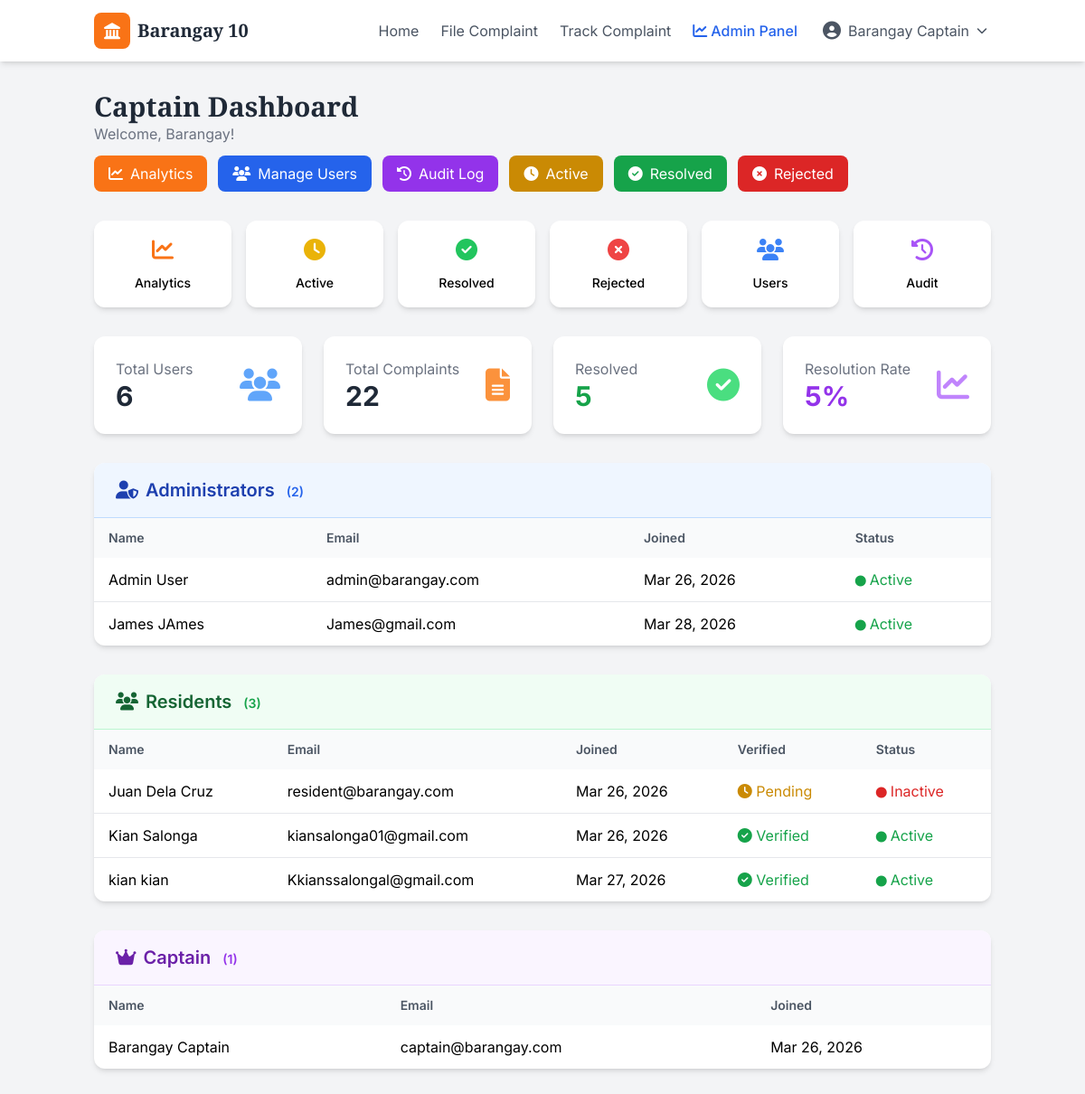
The app's page /captain-dashboard/ (signed in) with its own data.
### accounts/models.py (models this page shows, shortened)
class User(AbstractUser):
    username = None
    email = models.EmailField(unique=True)
    ROLE_CHOICES = [
        ('resident', 'Resident'),
        ('admin', 'Admin'),
        ('captain', 'Captain'),
    ]
    role = models.CharField(max_length=20, choices=ROLE_CHOICES, default='resident')
    first_name = models.CharField(max_length=150)
    last_name = models.CharField(max_length=150)
    is_verified = models.BooleanField(default=False)
    verification_code = models.CharField(max_length=6, blank=True, null=True)
    verification_code_created_at = models.DateTimeField(blank=True, null=True)
    USERNAME_FIELD = 'email'
    REQUIRED_FIELDS = ['first_name', 'last_name']
    objects = UserManager()
    def is_admin(self):
        return self.role in ['admin', 'captain']
    def is_captain(self):
        return self.role == 'captain'

### complaints/views.py (the view)
# urls.py: path('captain-dashboard/', views.captain_dashboard, name='captain_dashboard'),
@login_required
@user_passes_test(lambda u: u.is_captain())
def captain_dashboard(request):
    from accounts.models import User
    residents = User.objects.filter(role='resident')
    admins = User.objects.filter(role='admin')
    captains = User.objects.filter(role='captain')
    total_complaints = Complaint.objects.filter(is_spam=False).count()
    resolved_complaints = Complaint.objects.filter(status='resolved', is_spam=False).count()
    context = {
        'residents': residents,
        'admins': admins,
        'captains': captains,
        'total_residents': residents.count(),
        'total_admins': admins.count(),
        'total_captains': captains.count(),
        'total_users': User.objects.count(),
        'total_complaints': total_complaints,
        'resolved_complaints': resolved_complaints,
    }
    return render(request, 'complaints/captain_dashboard.html', context)

### templates/complaints/captain_dashboard.html (shortened to what this page needs)
{% extends 'base.html' %}
{% block content %}
<div class="bg-gray-100 min-h-screen py-8">
    <div class="container mx-auto px-4">
        <div class="flex justify-between items-center mb-8 flex-wrap gap-3">
            <div>
                <h1 class="text-3xl font-display font-bold text-gray-800">Captain Dashboard</h1>
                <p class="text-gray-500">Welcome, {{ user.first_name|default:user.username }}!</p>
            </div>
            <div class="flex gap-3 flex-wrap">
                <a href="{% url 'admin_dashboard' %}" class="bg-orange-500 text-white px-4 py-2 rounded-lg hover:bg-orange-600">
                    <i class="fas fa-chart-line mr-2"></i>Analytics
                </a>
                <a href="{% url 'manage_users' %}" class="bg-blue-600 text-white px-4 py-2 rounded-lg hover:bg-blue-700">
                    <i class="fas fa-users mr-2"></i>Manage Users
                </a>
                <a href="{% url 'audit_log' %}" class="bg-purple-600 text-white px-4 py-2 rounded-lg hover:bg-purple-700">
                    <i class="fas fa-history mr-2"></i>Audit Log
                </a>
                <a href="{% url 'pending_complaints' %}" class="bg-yellow-600 text-white px-4 py-2 rounded-lg hover:bg-yellow-700">
                    <i class="fas fa-clock mr-2"></i>Active
                </a>
                <a href="{% url 'resolved_complaints' %}" class="bg-green-600 text-white px-4 py-2 rounded-lg hover:bg-green-700">
                    <i class="fas fa-check-circle mr-2"></i>Resolved
                </a>
                <a href="{% url 'rejected_complaints' %}" class="bg-red-600 text-white px-4 py-2 rounded-lg hover:bg-red-700">
                    <i class="fas fa-times-circle mr-2"></i>Rejected
                </a>
            </div>
        </div>
        <div class="grid grid-cols-1 md:grid-cols-6 gap-4 mb-8">
            <a href="{% url 'admin_dashboard' %}" class="bg-white rounded-xl shadow-md p-4 text-center hover:shadow-lg transition">
                <i class="fas fa-chart-line text-orange-500 text-2xl mb-2 block"></i>
                <span class="text-sm font-medium">Analytics</span>
            </a>
            <a href="{% url 'pending_complaints' %}" class="bg-white rounded-xl shadow-md p-4 text-center hover:shadow-lg transition">
                <i class="fas fa-clock text-yellow-500 text-2xl mb-2 block"></i>
                <span class="text-sm font-medium">Active</span>
            </a>
            <a href="{% url 'resolved_complaints' %}" class="bg-white rounded-xl shadow-md p-4 text-center hover:shadow-lg transition">
                <i class="fas fa-check-circle text-green-500 text-2xl mb-2 block"></i>
                <span class="text-sm font-medium">Resolved</span>
            </a>
            <a href="{% url 'rejected_complaints' %}" class="bg-white rounded-xl shadow-md p-4 text-center hover:shadow-lg transition">
                <i class="fas fa-times-circle text-red-500 text-2xl mb-2 block"></i>
                <span class="text-sm font-medium">Rejected</span>
            </a>
            <a href="{% url 'manage_users' %}" class="bg-white rounded-xl shadow-md p-4 text-center hover:shadow-lg transition">
                <i class="fas fa-users text-blue-500 text-2xl mb-2 block"></i>
                <span class="text-sm font-medium">Users</span>
            </a>
            <a href="{% url 'audit_log' %}" class="bg-white rounded-xl shadow-md p-4 text-center hover:shadow-lg transition">
                <i class="fas fa-history text-purple-500 text-2xl mb-2 block"></i>
                <span class="text-sm font-medium">Audit</span>
            </a>
        </div>
        <div class="grid grid-cols-1 md:grid-cols-4 gap-6 mb-8">
            <div class="bg-white rounded-xl shadow-md p-6 stat-card">
                <div class="flex items-center justify-between">
                    <div>
                        <p class="text-gray-500">Total Users</p>
                        <p class="text-3xl font-bold text-gray-800">{{ total_users }}</p>
                    </div>
                    <i class="fas fa-users text-4xl text-blue-400"></i>
                </div>
            </div>
            <div class="bg-white rounded-xl shadow-md p-6 stat-card">
                <div class="flex items-center justify-between">
                    <div>
                        <p class="text-gray-500">Total Complaints</p>
                        <p class="text-3xl font-bold text-gray-800">{{ total_complaints }}</p>
                    </div>
                    <i class="fas fa-file-alt text-4xl text-orange-400"></i>
                </div>
            </div>
            <div class="bg-white rounded-xl shadow-md p-6 stat-card">
                <div class="flex items-center justify-between">
                    <div>
                        <p class="text-gray-500">Resolved</p>
                        <p class="text-3xl font-bold text-green-600">{{ resolved_complaints }}</p>
                    </div>
                    <i class="fas fa-check-circle text-4xl text-green-400"></i>
                </div>
            </div>
            <div class="bg-white rounded-xl shadow-md p-6 stat-card">
                <div class="flex items-center justify-between">
                    <div>
                        <p class="text-gray-500">Resolution Rate</p>
                        <p class="text-3xl font-bold text-purple-600">
                            {% if total_complaints > 0 %}
                                {{ resolved_complaints|floatformat:0 }}%
                            {% else %}
                                0%
                            {% endif %}
                        </p>
                    </div>
                    <i class="fas fa-chart-line text-4xl text-purple-400"></i>
                </div>
            </div>
        </div>
        <div class="bg-white rounded-xl shadow-md overflow-hidden mb-8">
            <div class="px-6 py-4 bg-blue-50 border-b border-blue-200">
                <h2 class="text-xl font-semibold text-blue-800">
                    <i class="fas fa-user-shield mr-2"></i>Administrators
                    <span class="text-sm text-blue-600 ml-2">({{ total_admins }})</span>
                </h2>
            </div>
            <div class="overflow-x-auto">
                <table class="w-full">
                    <thead class="bg-gray-50">
                        <tr>
                            <th class="px-4 py-3 text-left text-sm font-semibold text-gray-600">Name</th>
                            <th class="px-4 py-3 text-left text-sm font-semibold text-gray-600">Email</th>
                            <th class="px-4 py-3 text-left text-sm font-semibold text-gray-600">Joined</th>
                            <th class="px-4 py-3 text-left text-sm font-semibold text-gray-600">Status</th>
                        </tr>
                    </thead>
                    <tbody class="divide-y divide-gray-200">
                        {% for admin in admins %}
                        <tr class="hover:bg-gray-50">
                            <td class="px-4 py-3">{{ admin.first_name }} {{ admin.last_name }}</td>
                            <td class="px-4 py-3">{{ admin.email }}</td>
                            <td class="px-4 py-3">{{ admin.date_joined|date:"M d, Y" }}</td>
                            <td class="px-4 py-3">
                                {% if admin.is_active %}
                                    <span class="text-green-600"><i class="fas fa-circle text-xs mr-1"></i>Active</span>
                                {% else %}
                                    <span class="text-red-600"><i class="fas fa-circle text-xs mr-1"></i>Inactive</span>
                                {% endif %}
                            </td>
                        </tr>
                        {% empty %}
                        <tr><td colspan="4" class="px-4 py-8 text-center text-gray-500">No administrators found.</td></tr>
                        {% endfor %}
                    </tbody>
                </table>
            </div>
        </div>
        <div class="bg-white rounded-xl shadow-md overflow-hidden mb-8">
            <div class="px-6 py-4 bg-green-50 border-b border-green-200">
                <h2 class="text-xl font-semibold text-green-800">
                    <i class="fas fa-users mr-2"></i>Residents
                    <span class="text-sm text-green-600 ml-2">({{ total_residents }})</span>
                </h2>
            </div>
            <div class="overflow-x-auto">
                <table class="w-full">
                    <thead class="bg-gray-50">
                        <tr>
                            <th class="px-4 py-3 text-left text-sm font-semibold text-gray-600">Name</th>
                            <th class="px-4 py-3 text-left text-sm font-semibold text-gray-600">Email</th>
                            <th class="px-4 py-3 text-left text-sm font-semibold text-gray-600">Joined</th>
                            <th class="px-4 py-3 text-left text-sm font-semibold text-gray-600">Verified</th>
                            <th class="px-4 py-3 text-left text-sm font-semibold text-gray-600">Status</th>
                        </tr>
                    </thead>
                    <tbody class="divide-y divide-gray-200">
                        {% for resident in residents %}
                        <tr class="hover:bg-gray-50">
                            <td class="px-4 py-3">{{ resident.first_name }} {{ resident.last_name }}</td>
                            <td class="px-4 py-3">{{ resident.email }}</td>
                            <td class="px-4 py-3">{{ resident.date_joined|date:"M d, Y" }}</td>
                            <td class="px-4 py-3">
                                {% if resident.is_verified %}
                                    <span class="text-green-600"><i class="fas fa-check-circle"></i> Verified</span>
                                {% else %}
                                    <span class="text-yellow-600"><i class="fas fa-clock"></i> Pending</span>
                                {% endif %}
                            </td>
                            <td class="px-4 py-3">
                                {% if resident.is_active %}
                                    <span class="text-green-600"><i class="fas fa-circle text-xs mr-1"></i>Active</span>
                                {% else %}
                                    <span class="text-red-600"><i class="fas fa-circle text-xs mr-1"></i>Inactive</span>
                                {% endif %}
                            </td>
                        </tr>
                        {% empty %}
                        <tr><td colspan="5" class="px-4 py-8 text-center text-gray-500">No residents found.</td></tr>
                        {% endfor %}
                    </tbody>
                </table>
            </div>
        </div>
        <div class="bg-white rounded-xl shadow-md overflow-hidden">
            <div class="px-6 py-4 bg-purple-50 border-b border-purple-200">
                <h2 class="text-xl font-semibold text-purple-800">
                    <i class="fas fa-crown mr-2"></i>Captain
                    <span class="text-sm text-purple-600 ml-2">({{ total_captains }})</span>
                </h2>
            </div>
            <div class="overflow-x-auto">
                <table class="w-full">
                    <thead class="bg-gray-50">
                        <tr>
                            <th class="px-4 py-3 text-left text-sm font-semibold text-gray-600">Name</th>
                            <th class="px-4 py-3 text-left text-sm font-semibold text-gray-600">Email</th>
                            <th class="px-4 py-3 text-left text-sm font-semibold text-gray-600">Joined</th>
                         </tr>
                    </thead>
                    <tbody class="divide-y divide-gray-200">
                        {% for captain in captains %}
                        <tr class="hover:bg-gray-50">
                            <td class="px-4 py-3">{{ captain.first_name }} {{ captain.last_name }}</td>
                            <td class="px-4 py-3">{{ captain.email }}</td>
                            <td class="px-4 py-3">{{ captain.date_joined|date:"M d, Y" }}</td>
                        </tr>
                        {% empty %}
                        <tr><td colspan="3" class="px-4 py-8 text-center text-gray-500">No captain found.</td></tr>
                        {% endfor %}
                    </tbody>
                </table>
            </div>
        </div>
    </div>
</div>
{% endblock %}

### templates/base.html (shortened to what this page needs)
<!DOCTYPE html>
<html lang="en">
<head>
    <script src="https://cdn.tailwindcss.com"></script>
    <link rel="stylesheet" href="https://cdnjs.cloudflare.com/ajax/libs/font-awesome/6.4.0/css/all.min.css">
</head>
<body class="bg-gray-50">
    <nav class="bg-white shadow-md sticky top-0 z-50">
        <div class="container mx-auto px-4 py-3 flex justify-between items-center">
            <a href="{% url 'home' %}" class="flex items-center gap-2">
                <div class="w-10 h-10 bg-orange-500 rounded-lg flex items-center justify-center">
                    <i class="fas fa-landmark text-white text-lg"></i>
                </div>
                <span class="font-display font-bold text-xl text-gray-800">Barangay 10</span>
            </a>
            <div class="hidden md:flex items-center gap-6">
                <a href="{% url 'home' %}" class="text-gray-600 hover:text-orange-500 transition">Home</a>
                <a href="{% url 'submit_complaint' %}" class="text-gray-600 hover:text-orange-500 transition">File Complaint</a>
                <a href="{% url 'track_complaint' %}" class="text-gray-600 hover:text-orange-500 transition">Track Complaint</a>
                {% if user.is_authenticated %}
                    {% if user.is_admin %}
                        <a href="{% url 'admin_dashboard' %}" class="text-blue-600 hover:text-blue-700 transition font-medium">
                            <i class="fas fa-chart-line mr-1"></i>Admin Panel
                        </a>
                    {% endif %}
                    <div class="dropdown-container">
                        <button class="flex items-center gap-2 text-gray-600 hover:text-orange-500 py-2 px-1">
                            <i class="fas fa-user-circle text-xl"></i>
                            <span>{{ user.first_name }} {{ user.last_name }}</span>
                            <i class="fas fa-chevron-down text-xs"></i>
                        </button>
                    </div>
                {% endif %}
            </div>
        </div>
    </nav>
    <main>
        {% block content %}{% endblock %}
    </main>
</body>
</html>

### records on screen
User: first_name "Barangay", last_name "Captain", email "captain@barangay.com", date_joined "Mar 26, 2026"
User: first_name "Admin", last_name "User", email "admin@barangay.com", date_joined "Mar 26, 2026", is_active True (drawn)
User: first_name "James", last_name "JAmes", email "James@gmail.com", date_joined "Mar 28, 2026", is_active True (drawn)
User: first_name "Juan", last_name "Dela Cruz", email "resident@barangay.com", date_joined "Mar 26, 2026", is_verified False (drawn), is_active False (drawn)
User: first_name "Kian", last_name "Salonga", email "kiansalonga01@gmail.com", date_joined "Mar 26, 2026", is_verified True (drawn), is_active True (drawn)
User: first_name "kian", last_name "kian", email "Kkianssalongal@gmail.com", date_joined "Mar 27, 2026", is_verified True (drawn), is_active True (drawn)

### other values on screen
{{ total_users }} "6"
{{ total_complaints }} "22"
{{ resolved_complaints }} "5"
{{ resolved_complaints|floatformat:0 }} "5"
{{ total_admins }} "2"
{{ total_residents }} "3"
{{ total_captains }} "1"
